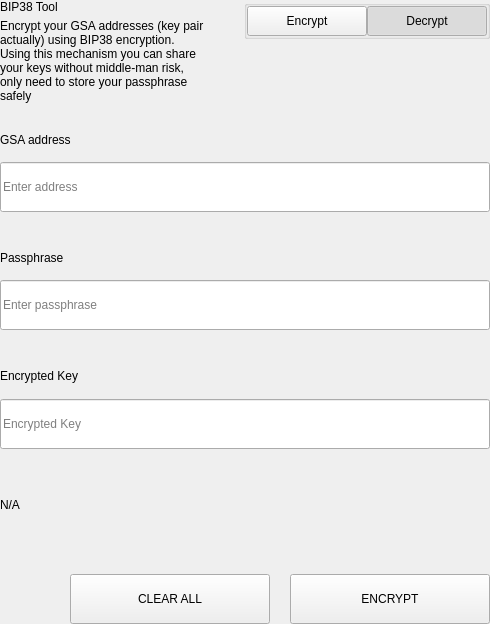
<?xml version="1.0" encoding="UTF-8"?>
<ui version="4.0">
 <class>SettingsBitToolWidget</class>
 <widget class="QWidget" name="SettingsBitToolWidget">
  <property name="geometry">
   <rect>
    <x>0</x>
    <y>0</y>
    <width>490</width>
    <height>624</height>
   </rect>
  </property>
  <property name="windowTitle">
   <string>Form</string>
  </property>
  <layout class="QVBoxLayout" name="verticalLayout">
   <property name="spacing">
    <number>0</number>
   </property>
   <property name="leftMargin">
    <number>0</number>
   </property>
   <property name="topMargin">
    <number>0</number>
   </property>
   <property name="rightMargin">
    <number>0</number>
   </property>
   <property name="bottomMargin">
    <number>0</number>
   </property>
   <item>
    <widget class="QWidget" name="left" native="true">
     <layout class="QVBoxLayout" name="verticalLayout_3">
      <property name="leftMargin">
       <number>0</number>
      </property>
      <property name="topMargin">
       <number>0</number>
      </property>
      <property name="rightMargin">
       <number>0</number>
      </property>
      <property name="bottomMargin">
       <number>0</number>
      </property>
      <item>
       <layout class="QVBoxLayout" name="verticalLayout_2">
        <property name="spacing">
         <number>0</number>
        </property>
        <item>
         <layout class="QHBoxLayout" name="horizontalLayout_3" stretch="3,1">
          <property name="spacing">
           <number>40</number>
          </property>
          <item>
           <layout class="QVBoxLayout" name="verticalLayoutTitle">
            <property name="spacing">
             <number>5</number>
            </property>
            <item>
             <widget class="QLabel" name="labelTitle">
              <property name="text">
               <string>BIP38 Tool</string>
              </property>
             </widget>
            </item>
            <item>
             <widget class="QLabel" name="labelSubtitle1">
              <property name="text">
               <string>Encrypt your GSA addresses (key pair actually) using BIP38 encryption.
Using this mechanism you can share your keys without middle-man risk, only need to store your passphrase safely</string>
              </property>
              <property name="wordWrap">
               <bool>true</bool>
              </property>
             </widget>
            </item>
           </layout>
          </item>
          <item alignment="Qt::AlignTop">
           <widget class="QGroupBox" name="groupBox">
            <property name="title">
             <string/>
            </property>
            <property name="alignment">
             <set>Qt::AlignLeading|Qt::AlignLeft|Qt::AlignTop</set>
            </property>
            <layout class="QHBoxLayout" name="horizontalLayout_4">
             <property name="spacing">
              <number>0</number>
             </property>
             <property name="leftMargin">
              <number>0</number>
             </property>
             <property name="topMargin">
              <number>0</number>
             </property>
             <property name="rightMargin">
              <number>0</number>
             </property>
             <property name="bottomMargin">
              <number>0</number>
             </property>
             <item>
              <spacer name="horizontalSpacer">
               <property name="orientation">
                <enum>Qt::Horizontal</enum>
               </property>
               <property name="sizeHint" stdset="0">
                <size>
                 <width>40</width>
                 <height>20</height>
                </size>
               </property>
              </spacer>
             </item>
             <item>
              <widget class="QPushButton" name="pushLeft">
               <property name="minimumSize">
                <size>
                 <width>120</width>
                 <height>30</height>
                </size>
               </property>
               <property name="maximumSize">
                <size>
                 <width>120</width>
                 <height>30</height>
                </size>
               </property>
               <property name="focusPolicy">
                <enum>Qt::NoFocus</enum>
               </property>
               <property name="text">
                <string>Encrypt</string>
               </property>
               <property name="checkable">
                <bool>true</bool>
               </property>
               <property name="autoExclusive">
                <bool>true</bool>
               </property>
              </widget>
             </item>
             <item>
              <widget class="QPushButton" name="pushRight">
               <property name="minimumSize">
                <size>
                 <width>120</width>
                 <height>30</height>
                </size>
               </property>
               <property name="maximumSize">
                <size>
                 <width>120</width>
                 <height>30</height>
                </size>
               </property>
               <property name="focusPolicy">
                <enum>Qt::NoFocus</enum>
               </property>
               <property name="text">
                <string>Decrypt</string>
               </property>
               <property name="checkable">
                <bool>true</bool>
               </property>
               <property name="checked">
                <bool>true</bool>
               </property>
               <property name="autoExclusive">
                <bool>true</bool>
               </property>
              </widget>
             </item>
            </layout>
           </widget>
          </item>
         </layout>
        </item>
        <item>
         <widget class="QStackedWidget" name="stackedWidget">
          <property name="currentIndex">
           <number>1</number>
          </property>
          <widget class="QWidget" name="pageDecrypt">
           <layout class="QVBoxLayout" name="verticalLayout_5">
            <property name="spacing">
             <number>0</number>
            </property>
            <property name="leftMargin">
             <number>0</number>
            </property>
            <property name="topMargin">
             <number>0</number>
            </property>
            <property name="rightMargin">
             <number>0</number>
            </property>
            <property name="bottomMargin">
             <number>0</number>
            </property>
            <item>
             <widget class="QWidget" name="widget" native="true">
              <property name="minimumSize">
               <size>
                <width>0</width>
                <height>100</height>
               </size>
              </property>
              <layout class="QVBoxLayout" name="verticalLayout_4">
               <property name="spacing">
                <number>0</number>
               </property>
               <property name="leftMargin">
                <number>0</number>
               </property>
               <property name="topMargin">
                <number>0</number>
               </property>
               <property name="rightMargin">
                <number>0</number>
               </property>
               <property name="bottomMargin">
                <number>0</number>
               </property>
               <item>
                <spacer name="verticalSpacer_2">
                 <property name="orientation">
                  <enum>Qt::Vertical</enum>
                 </property>
                 <property name="sizeType">
                  <enum>QSizePolicy::Fixed</enum>
                 </property>
                 <property name="sizeHint" stdset="0">
                  <size>
                   <width>20</width>
                   <height>20</height>
                  </size>
                 </property>
                </spacer>
               </item>
               <item>
                <layout class="QHBoxLayout" name="horizontalLayout_6" stretch="2">
                 <property name="spacing">
                  <number>0</number>
                 </property>
                 <item>
                  <layout class="QVBoxLayout" name="verticalLayout_7">
                   <property name="spacing">
                    <number>9</number>
                   </property>
                   <item>
                    <widget class="QLabel" name="labelSubtitleKey">
                     <property name="minimumSize">
                      <size>
                       <width>0</width>
                       <height>20</height>
                      </size>
                     </property>
                     <property name="maximumSize">
                      <size>
                       <width>16777215</width>
                       <height>20</height>
                      </size>
                     </property>
                     <property name="text">
                      <string>Encrypted key</string>
                     </property>
                    </widget>
                   </item>
                   <item>
                    <widget class="QLineEdit" name="lineEditKey">
                     <property name="minimumSize">
                      <size>
                       <width>0</width>
                       <height>50</height>
                      </size>
                     </property>
                     <property name="maximumSize">
                      <size>
                       <width>16777215</width>
                       <height>50</height>
                      </size>
                     </property>
                     <property name="placeholderText">
                      <string>Enter a encrypted key</string>
                     </property>
                    </widget>
                   </item>
                  </layout>
                 </item>
                </layout>
               </item>
               <item>
                <spacer name="verticalSpacer_3">
                 <property name="orientation">
                  <enum>Qt::Vertical</enum>
                 </property>
                 <property name="sizeType">
                  <enum>QSizePolicy::Fixed</enum>
                 </property>
                 <property name="sizeHint" stdset="0">
                  <size>
                   <width>20</width>
                   <height>20</height>
                  </size>
                 </property>
                </spacer>
               </item>
               <item>
                <layout class="QVBoxLayout" name="verticalLayout_9">
                 <property name="spacing">
                  <number>9</number>
                 </property>
                 <item>
                  <widget class="QLabel" name="labelSubtitlePassphrase">
                   <property name="maximumSize">
                    <size>
                     <width>16777215</width>
                     <height>20</height>
                    </size>
                   </property>
                   <property name="text">
                    <string>Passphrase</string>
                   </property>
                  </widget>
                 </item>
                 <item>
                  <widget class="QLineEdit" name="lineEditPassphrase">
                   <property name="minimumSize">
                    <size>
                     <width>0</width>
                     <height>50</height>
                    </size>
                   </property>
                   <property name="maximumSize">
                    <size>
                     <width>16777215</width>
                     <height>50</height>
                    </size>
                   </property>
                   <property name="placeholderText">
                    <string>Enter a passphrase</string>
                   </property>
                  </widget>
                 </item>
                </layout>
               </item>
               <item>
                <spacer name="verticalSpacer_4">
                 <property name="orientation">
                  <enum>Qt::Vertical</enum>
                 </property>
                 <property name="sizeType">
                  <enum>QSizePolicy::Fixed</enum>
                 </property>
                 <property name="sizeHint" stdset="0">
                  <size>
                   <width>20</width>
                   <height>20</height>
                  </size>
                 </property>
                </spacer>
               </item>
               <item>
                <widget class="QWidget" name="widget_3" native="true">
                 <property name="sizePolicy">
                  <sizepolicy hsizetype="Preferred" vsizetype="Fixed">
                   <horstretch>0</horstretch>
                   <verstretch>0</verstretch>
                  </sizepolicy>
                 </property>
                 <layout class="QVBoxLayout" name="verticalLayout_10">
                  <property name="spacing">
                   <number>9</number>
                  </property>
                  <property name="leftMargin">
                   <number>0</number>
                  </property>
                  <property name="topMargin">
                   <number>0</number>
                  </property>
                  <property name="rightMargin">
                   <number>0</number>
                  </property>
                  <property name="bottomMargin">
                   <number>0</number>
                  </property>
                  <item>
                   <widget class="QLabel" name="labelSubtitleDecryptResult">
                    <property name="minimumSize">
                     <size>
                      <width>0</width>
                      <height>20</height>
                     </size>
                    </property>
                    <property name="maximumSize">
                     <size>
                      <width>16777215</width>
                      <height>20</height>
                     </size>
                    </property>
                    <property name="text">
                     <string>Decrypted address result</string>
                    </property>
                   </widget>
                  </item>
                  <item>
                   <widget class="QWidget" name="widget_4" native="true">
                    <layout class="QHBoxLayout" name="horizontalLayout" stretch="6,0,1">
                     <property name="spacing">
                      <number>0</number>
                     </property>
                     <property name="leftMargin">
                      <number>0</number>
                     </property>
                     <property name="topMargin">
                      <number>0</number>
                     </property>
                     <property name="rightMargin">
                      <number>0</number>
                     </property>
                     <property name="bottomMargin">
                      <number>0</number>
                     </property>
                     <item alignment="Qt::AlignVCenter">
                      <widget class="QLineEdit" name="lineEditDecryptResult">
                       <property name="minimumSize">
                        <size>
                         <width>0</width>
                         <height>50</height>
                        </size>
                       </property>
                       <property name="maximumSize">
                        <size>
                         <width>16777215</width>
                         <height>50</height>
                        </size>
                       </property>
                       <property name="placeholderText">
                        <string>Decrypted Address</string>
                       </property>
                      </widget>
                     </item>
                     <item>
                      <spacer name="horizontalSpacer_4">
                       <property name="orientation">
                        <enum>Qt::Horizontal</enum>
                       </property>
                       <property name="sizeType">
                        <enum>QSizePolicy::Fixed</enum>
                       </property>
                       <property name="sizeHint" stdset="0">
                        <size>
                         <width>20</width>
                         <height>50</height>
                        </size>
                       </property>
                      </spacer>
                     </item>
                     <item>
                      <widget class="QPushButton" name="pushButtonImport">
                       <property name="minimumSize">
                        <size>
                         <width>140</width>
                         <height>40</height>
                        </size>
                       </property>
                       <property name="text">
                        <string>Import Address</string>
                       </property>
                      </widget>
                     </item>
                    </layout>
                   </widget>
                  </item>
                 </layout>
                </widget>
               </item>
               <item>
                <widget class="QLabel" name="statusLabel_DEC">
                 <property name="maximumSize">
                  <size>
                   <width>16777215</width>
                   <height>40</height>
                  </size>
                 </property>
                 <property name="text">
                  <string/>
                 </property>
                </widget>
               </item>
               <item>
                <spacer name="verticalSpacer">
                 <property name="orientation">
                  <enum>Qt::Vertical</enum>
                 </property>
                 <property name="sizeType">
                  <enum>QSizePolicy::Preferred</enum>
                 </property>
                 <property name="sizeHint" stdset="0">
                  <size>
                   <width>20</width>
                   <height>20</height>
                  </size>
                 </property>
                </spacer>
               </item>
               <item>
                <layout class="QHBoxLayout" name="horizontalLayout_7">
                 <property name="spacing">
                  <number>0</number>
                 </property>
                 <item>
                  <spacer name="horizontalSpacer_5">
                   <property name="orientation">
                    <enum>Qt::Horizontal</enum>
                   </property>
                   <property name="sizeType">
                    <enum>QSizePolicy::Expanding</enum>
                   </property>
                   <property name="sizeHint" stdset="0">
                    <size>
                     <width>40</width>
                     <height>20</height>
                    </size>
                   </property>
                  </spacer>
                 </item>
                 <item>
                  <widget class="QPushButton" name="pushButtonDecryptClear">
                   <property name="minimumSize">
                    <size>
                     <width>200</width>
                     <height>50</height>
                    </size>
                   </property>
                   <property name="maximumSize">
                    <size>
                     <width>200</width>
                     <height>50</height>
                    </size>
                   </property>
                   <property name="text">
                    <string>CLEAR</string>
                   </property>
                  </widget>
                 </item>
                 <item>
                  <spacer name="horizontalSpacer_3">
                   <property name="orientation">
                    <enum>Qt::Horizontal</enum>
                   </property>
                   <property name="sizeType">
                    <enum>QSizePolicy::Fixed</enum>
                   </property>
                   <property name="sizeHint" stdset="0">
                    <size>
                     <width>20</width>
                     <height>20</height>
                    </size>
                   </property>
                  </spacer>
                 </item>
                 <item>
                  <widget class="QPushButton" name="pushButtonDecrypt">
                   <property name="minimumSize">
                    <size>
                     <width>200</width>
                     <height>50</height>
                    </size>
                   </property>
                   <property name="maximumSize">
                    <size>
                     <width>200</width>
                     <height>50</height>
                    </size>
                   </property>
                   <property name="text">
                    <string>DECRYPT KEY</string>
                   </property>
                  </widget>
                 </item>
                </layout>
               </item>
              </layout>
             </widget>
            </item>
           </layout>
          </widget>
          <widget class="QWidget" name="pageEncrypt">
           <layout class="QVBoxLayout" name="verticalLayout_11">
            <property name="spacing">
             <number>0</number>
            </property>
            <property name="leftMargin">
             <number>0</number>
            </property>
            <property name="topMargin">
             <number>0</number>
            </property>
            <property name="rightMargin">
             <number>0</number>
            </property>
            <property name="bottomMargin">
             <number>0</number>
            </property>
            <item>
             <spacer name="verticalSpacer_8">
              <property name="orientation">
               <enum>Qt::Vertical</enum>
              </property>
              <property name="sizeType">
               <enum>QSizePolicy::Fixed</enum>
              </property>
              <property name="sizeHint" stdset="0">
               <size>
                <width>20</width>
                <height>20</height>
               </size>
              </property>
             </spacer>
            </item>
            <item>
             <widget class="QWidget" name="containerAddressEnc" native="true">
              <layout class="QVBoxLayout" name="containerAddressEncLayout">
               <property name="spacing">
                <number>5</number>
               </property>
               <property name="leftMargin">
                <number>0</number>
               </property>
               <property name="topMargin">
                <number>0</number>
               </property>
               <property name="rightMargin">
                <number>0</number>
               </property>
               <property name="bottomMargin">
                <number>0</number>
               </property>
               <item>
                <widget class="QLabel" name="labelSubtitleAddress">
                 <property name="minimumSize">
                  <size>
                   <width>0</width>
                   <height>20</height>
                  </size>
                 </property>
                 <property name="maximumSize">
                  <size>
                   <width>16777215</width>
                   <height>20</height>
                  </size>
                 </property>
                 <property name="text">
                  <string>GSA address</string>
                 </property>
                </widget>
               </item>
               <item>
                <widget class="QLineEdit" name="addressIn_ENC">
                 <property name="minimumSize">
                  <size>
                   <width>0</width>
                   <height>50</height>
                  </size>
                 </property>
                 <property name="placeholderText">
                  <string>Enter address</string>
                 </property>
                </widget>
               </item>
              </layout>
             </widget>
            </item>
            <item>
             <spacer name="verticalSpacer_6">
              <property name="orientation">
               <enum>Qt::Vertical</enum>
              </property>
              <property name="sizeType">
               <enum>QSizePolicy::Fixed</enum>
              </property>
              <property name="sizeHint" stdset="0">
               <size>
                <width>20</width>
                <height>20</height>
               </size>
              </property>
             </spacer>
            </item>
            <item>
             <widget class="QWidget" name="containerAddress" native="true">
              <layout class="QHBoxLayout" name="horizontalLayout_9" stretch="2">
               <property name="spacing">
                <number>0</number>
               </property>
               <property name="leftMargin">
                <number>0</number>
               </property>
               <property name="topMargin">
                <number>0</number>
               </property>
               <property name="rightMargin">
                <number>0</number>
               </property>
               <property name="bottomMargin">
                <number>0</number>
               </property>
               <item>
                <layout class="QVBoxLayout" name="verticalLayout_8">
                 <property name="spacing">
                  <number>5</number>
                 </property>
                 <item>
                  <widget class="QLabel" name="labelSubtitleMessage">
                   <property name="minimumSize">
                    <size>
                     <width>0</width>
                     <height>20</height>
                    </size>
                   </property>
                   <property name="maximumSize">
                    <size>
                     <width>16777215</width>
                     <height>20</height>
                    </size>
                   </property>
                   <property name="text">
                    <string>Passphrase</string>
                   </property>
                  </widget>
                 </item>
                 <item>
                  <widget class="QLineEdit" name="passphraseIn_ENC">
                   <property name="minimumSize">
                    <size>
                     <width>0</width>
                     <height>50</height>
                    </size>
                   </property>
                   <property name="maximumSize">
                    <size>
                     <width>16777215</width>
                     <height>50</height>
                    </size>
                   </property>
                   <property name="placeholderText">
                    <string>Enter passphrase</string>
                   </property>
                  </widget>
                 </item>
                </layout>
               </item>
              </layout>
             </widget>
            </item>
            <item>
             <spacer name="verticalSpacer_7">
              <property name="orientation">
               <enum>Qt::Vertical</enum>
              </property>
              <property name="sizeType">
               <enum>QSizePolicy::Fixed</enum>
              </property>
              <property name="sizeHint" stdset="0">
               <size>
                <width>20</width>
                <height>20</height>
               </size>
              </property>
             </spacer>
            </item>
            <item>
             <widget class="QWidget" name="widget_2" native="true">
              <property name="minimumSize">
               <size>
                <width>0</width>
                <height>75</height>
               </size>
              </property>
              <property name="maximumSize">
               <size>
                <width>16777215</width>
                <height>16777215</height>
               </size>
              </property>
              <layout class="QVBoxLayout" name="verticalLayout_6">
               <property name="leftMargin">
                <number>0</number>
               </property>
               <property name="topMargin">
                <number>0</number>
               </property>
               <property name="rightMargin">
                <number>0</number>
               </property>
               <property name="bottomMargin">
                <number>0</number>
               </property>
               <item>
                <widget class="QLabel" name="labelSubtitleEncryptedKey">
                 <property name="minimumSize">
                  <size>
                   <width>0</width>
                   <height>20</height>
                  </size>
                 </property>
                 <property name="maximumSize">
                  <size>
                   <width>16777215</width>
                   <height>20</height>
                  </size>
                 </property>
                 <property name="text">
                  <string>Encrypted Key</string>
                 </property>
                </widget>
               </item>
               <item>
                <widget class="QLineEdit" name="encryptedKeyOut_ENC">
                 <property name="minimumSize">
                  <size>
                   <width>0</width>
                   <height>50</height>
                  </size>
                 </property>
                 <property name="placeholderText">
                  <string>Encrypted Key</string>
                 </property>
                </widget>
               </item>
              </layout>
             </widget>
            </item>
            <item>
             <widget class="QLabel" name="statusLabel_ENC">
              <property name="text">
               <string notr="true">N/A</string>
              </property>
             </widget>
            </item>
            <item>
             <spacer name="verticalSpacer_5">
              <property name="orientation">
               <enum>Qt::Vertical</enum>
              </property>
              <property name="sizeType">
               <enum>QSizePolicy::Fixed</enum>
              </property>
              <property name="sizeHint" stdset="0">
               <size>
                <width>20</width>
                <height>20</height>
               </size>
              </property>
             </spacer>
            </item>
            <item>
             <layout class="QHBoxLayout" name="horizontalLayout_8">
              <property name="spacing">
               <number>0</number>
              </property>
              <item>
               <spacer name="horizontalSpacer_6">
                <property name="orientation">
                 <enum>Qt::Horizontal</enum>
                </property>
                <property name="sizeType">
                 <enum>QSizePolicy::Expanding</enum>
                </property>
                <property name="sizeHint" stdset="0">
                 <size>
                  <width>40</width>
                  <height>20</height>
                 </size>
                </property>
               </spacer>
              </item>
              <item>
               <widget class="QPushButton" name="pushButtonClear">
                <property name="minimumSize">
                 <size>
                  <width>200</width>
                  <height>50</height>
                 </size>
                </property>
                <property name="focusPolicy">
                 <enum>Qt::NoFocus</enum>
                </property>
                <property name="text">
                 <string>CLEAR ALL</string>
                </property>
               </widget>
              </item>
              <item>
               <spacer name="horizontalSpacer_2">
                <property name="orientation">
                 <enum>Qt::Horizontal</enum>
                </property>
                <property name="sizeType">
                 <enum>QSizePolicy::Fixed</enum>
                </property>
                <property name="sizeHint" stdset="0">
                 <size>
                  <width>20</width>
                  <height>20</height>
                 </size>
                </property>
               </spacer>
              </item>
              <item>
               <widget class="QPushButton" name="pushButtonEncrypt">
                <property name="minimumSize">
                 <size>
                  <width>200</width>
                  <height>50</height>
                 </size>
                </property>
                <property name="maximumSize">
                 <size>
                  <width>200</width>
                  <height>50</height>
                 </size>
                </property>
                <property name="focusPolicy">
                 <enum>Qt::NoFocus</enum>
                </property>
                <property name="text">
                 <string>ENCRYPT</string>
                </property>
               </widget>
              </item>
             </layout>
            </item>
           </layout>
          </widget>
         </widget>
        </item>
       </layout>
      </item>
     </layout>
    </widget>
   </item>
  </layout>
 </widget>
 <resources/>
 <connections/>
</ui>
